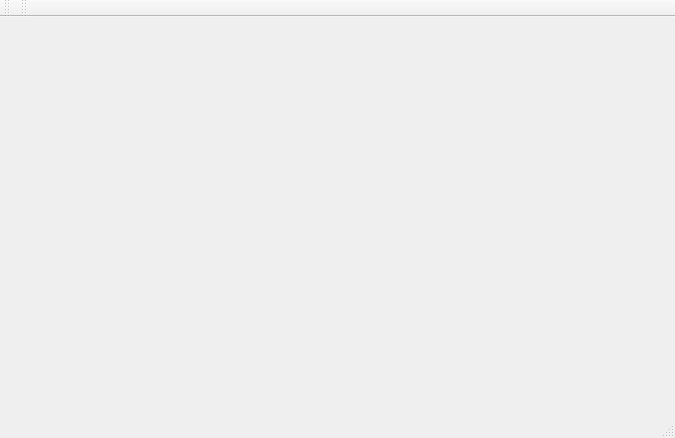
<?xml version="1.0" encoding="UTF-8"?>
<ui version="4.0">
 <class>MainWindow</class>
 <widget class="QMainWindow" name="MainWindow">
  <property name="geometry">
   <rect>
    <x>0</x>
    <y>0</y>
    <width>675</width>
    <height>438</height>
   </rect>
  </property>
  <property name="minimumSize">
   <size>
    <width>675</width>
    <height>438</height>
   </size>
  </property>
  <property name="windowTitle">
   <string>AManga Desktop</string>
  </property>
  <property name="windowIcon">
   <iconset>
    <normaloff>../image/icon/icon.ico</normaloff>../image/icon/icon.ico</iconset>
  </property>
  <widget class="QWidget" name="centralwidget">
   <layout class="QGridLayout" name="gridLayout">
    <item row="0" column="0">
     <widget class="KWebView" name="kwebview"/>
    </item>
   </layout>
  </widget>
  <widget class="QMenuBar" name="menubar">
   <property name="geometry">
    <rect>
     <x>0</x>
     <y>0</y>
     <width>675</width>
     <height>23</height>
    </rect>
   </property>
  </widget>
  <widget class="QStatusBar" name="statusbar"/>
  <widget class="QToolBar" name="toolBar">
   <property name="windowTitle">
    <string>toolBar</string>
   </property>
   <attribute name="toolBarArea">
    <enum>TopToolBarArea</enum>
   </attribute>
   <attribute name="toolBarBreak">
    <bool>false</bool>
   </attribute>
  </widget>
  <widget class="QToolBar" name="toolBar_2">
   <property name="windowTitle">
    <string>toolBar_2</string>
   </property>
   <attribute name="toolBarArea">
    <enum>TopToolBarArea</enum>
   </attribute>
   <attribute name="toolBarBreak">
    <bool>false</bool>
   </attribute>
  </widget>
 </widget>
 <customwidgets>
  <customwidget>
   <class>KWebView</class>
   <extends>QWidget</extends>
   <header>kwebview.h</header>
  </customwidget>
 </customwidgets>
 <resources/>
 <connections/>
</ui>
